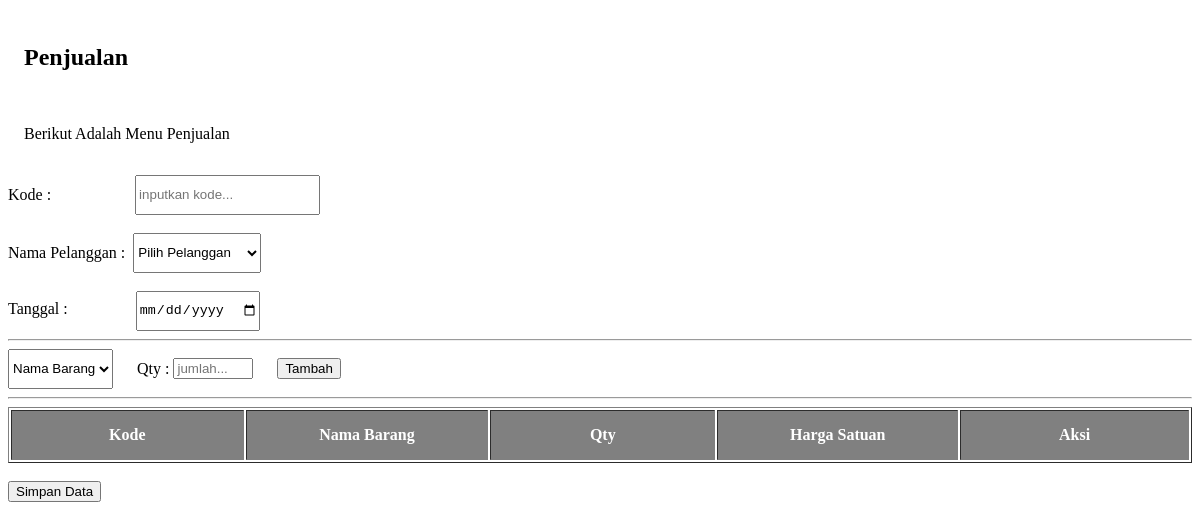
/dashboard/penjualan.php, run on an earlier commit of the app's database.
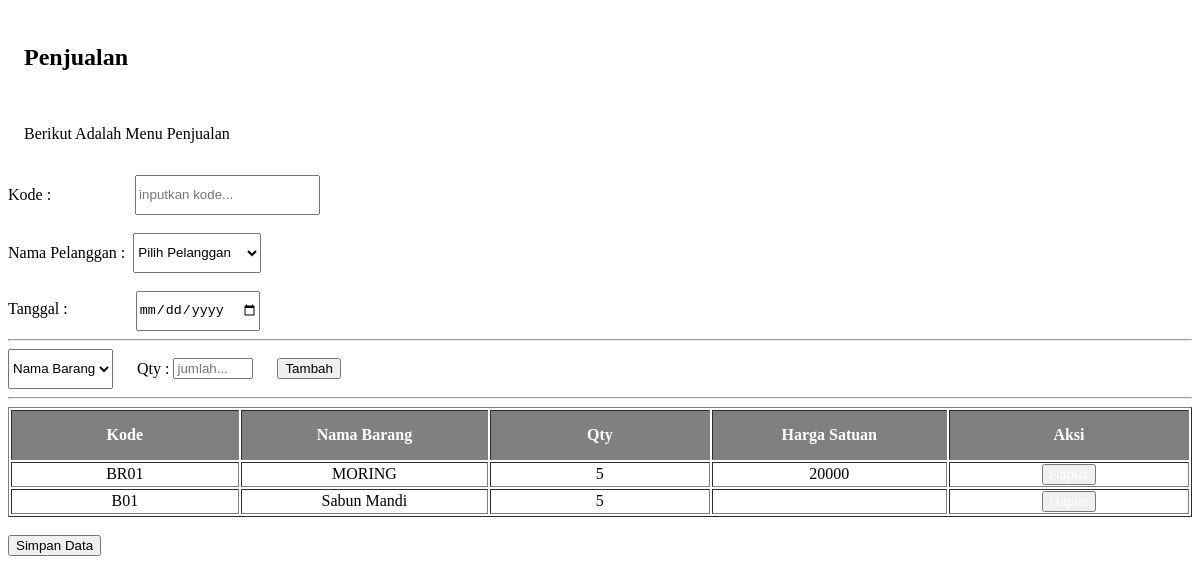
And on a later commit of the database.
### tables this page shows
CREATE TABLE `keranjang` (
  `id` int(11) NOT NULL,
  `kode` varchar(100) NOT NULL,
  `nama_pelanggan` varchar(100) NOT NULL,
  `nama_barang` varchar(200) NOT NULL,
  `qty` int(11) NOT NULL,
  `harga_satuan` int(11) DEFAULT NULL,
  `tanggal` date DEFAULT NULL
);

### functions.php (called while the page is built, shortened)
<?php
$conn = mysqli_connect("localhost", "root", "", "toserba");
function query($query)
{
    global $conn;
    $hasil = mysqli_query($conn, $query);
    $kotak = [];
    while ($data = mysqli_fetch_assoc($hasil)) {
        $kotak[] = $data;
    }
    return $kotak;
}

### dashboard/penjualan.php (the view, shortened to what this page needs)
<?php
require '../functions.php';
$datas = query("SELECT * FROM keranjang");
?>
<div style="padding:1rem">
    <h2>Penjualan</h2><br>
    <p>Berikut Adalah Menu Penjualan</p>
</div>
<form action="" method="post">
    <label for="kode">Kode : </label>
    &nbsp;&nbsp;&nbsp;&nbsp;&nbsp;&nbsp;&nbsp;&nbsp;&nbsp;&nbsp;&nbsp;&nbsp;&nbsp;&nbsp;&nbsp;&nbsp;&nbsp;&nbsp;&nbsp;&nbsp;<input style="height:40px;" type="text" placeholder="inputkan kode..." name="kode" id="kode">
    <br>
    <br>
    <label for="namaPel">Nama Pelanggan : </label>
    &nbsp;<select style="height:40px;" name="namapelanggan">
        <option>Pilih Pelanggan</option>
    </select>
    <br>
    <br>
    <label for="tanggal">Tanggal : </label>
    &nbsp;&nbsp;&nbsp;&nbsp;&nbsp;&nbsp;&nbsp;&nbsp;&nbsp;&nbsp;&nbsp;&nbsp;&nbsp;&nbsp;&nbsp;&nbsp;<input type="date" name="tanggal" id="tanggal" style="height:40px;">
    <hr style="background-color:gray;">
    <div class="inputan">
        <select style="height:40px;" name="barang">
            <option>Nama Barang</option>
        </select> &nbsp;&nbsp;&nbsp;&nbsp; Qty : <input type="number" name="qty" placeholder="jumlah..." style="width:80px;"> &nbsp;&nbsp;&nbsp;&nbsp;
        <button type="submit" id="tambah" name="tambah" class="btn btn-success">Tambah</button>
    </div>
    <hr style="background-color:gray;">
    <div style="width:100%; height:600px; overflow:auto;">
        <table id="example" class="display nowrap" style="width:100%" border="1">
            <thead>
                <th>Kode</th>
                <th>Nama Barang</th>
                <th>Qty</th>
                <th>Harga Satuan</th>
                <th>Aksi</th>
            </thead>
            <tbody>
                <?php foreach ($datas as $data) : ?>
                    <tr>
                        <td><?= $data['kode']; ?></td>
                        <td><?= $data['nama_barang']; ?></td>
                        <td><?= $data['qty']; ?></td>
                        <td><?= $data['harga_satuan']; ?></td>
                        <td>
                            <button type="button" class="btn btn-danger"><a href="hapus/hapus_keranjang.php?id=<?= $data['id']; ?>">Hapus</a></button>
                        </td>
                    </tr>
                <?php endforeach; ?>
            </tbody>
        </table>
        <br>
        <button>Simpan Data</button>
    </div>
</form>

What changed in the data, as far as the page shows it:
added keranjang: kode "BR01", nama_barang "MORING", qty "5", harga_satuan "20000"
added keranjang: kode "B01", nama_barang "Sabun Mandi", qty "5"
